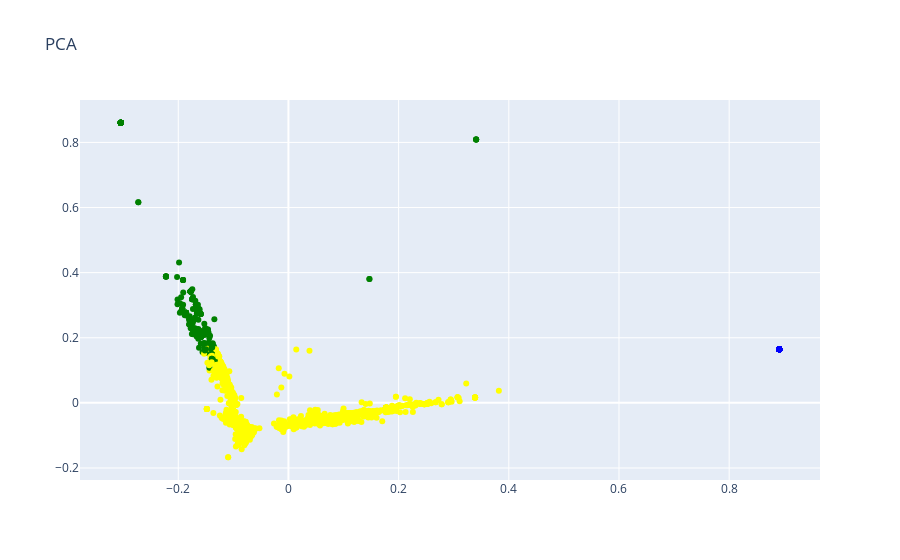

This figure's notebook cell:
### Code cell
trace = go.Scatter(x=result['X'].values,
                   y=result['Y'].values,
                   text=result['texto'].values,
                   mode='markers',
                   marker=dict(color=result['colores'].values)) 

layout = go.Layout(title="PCA")
fig = go.Figure(data=trace, layout=layout)
iplot(fig)

### Figure 1 — Plotly figure (JSON) as saved in the notebook; plotly's stock layout.template omitted (floating-point values rounded to 4 significant figures; data arrays with more than 128 entries replaced by an {"elided": "..."} marker saying what was removed)
{"data": [{"marker": {"color": {"elided": "2071 str values"}}, "mode": "markers", "text": {"elided": "2071 str values"}, "type": "scatter", "x": {"elided": "2071 float values"}, "y": {"elided": "2071 float values"}}], "layout": {"title": {"text": "PCA"}}}
